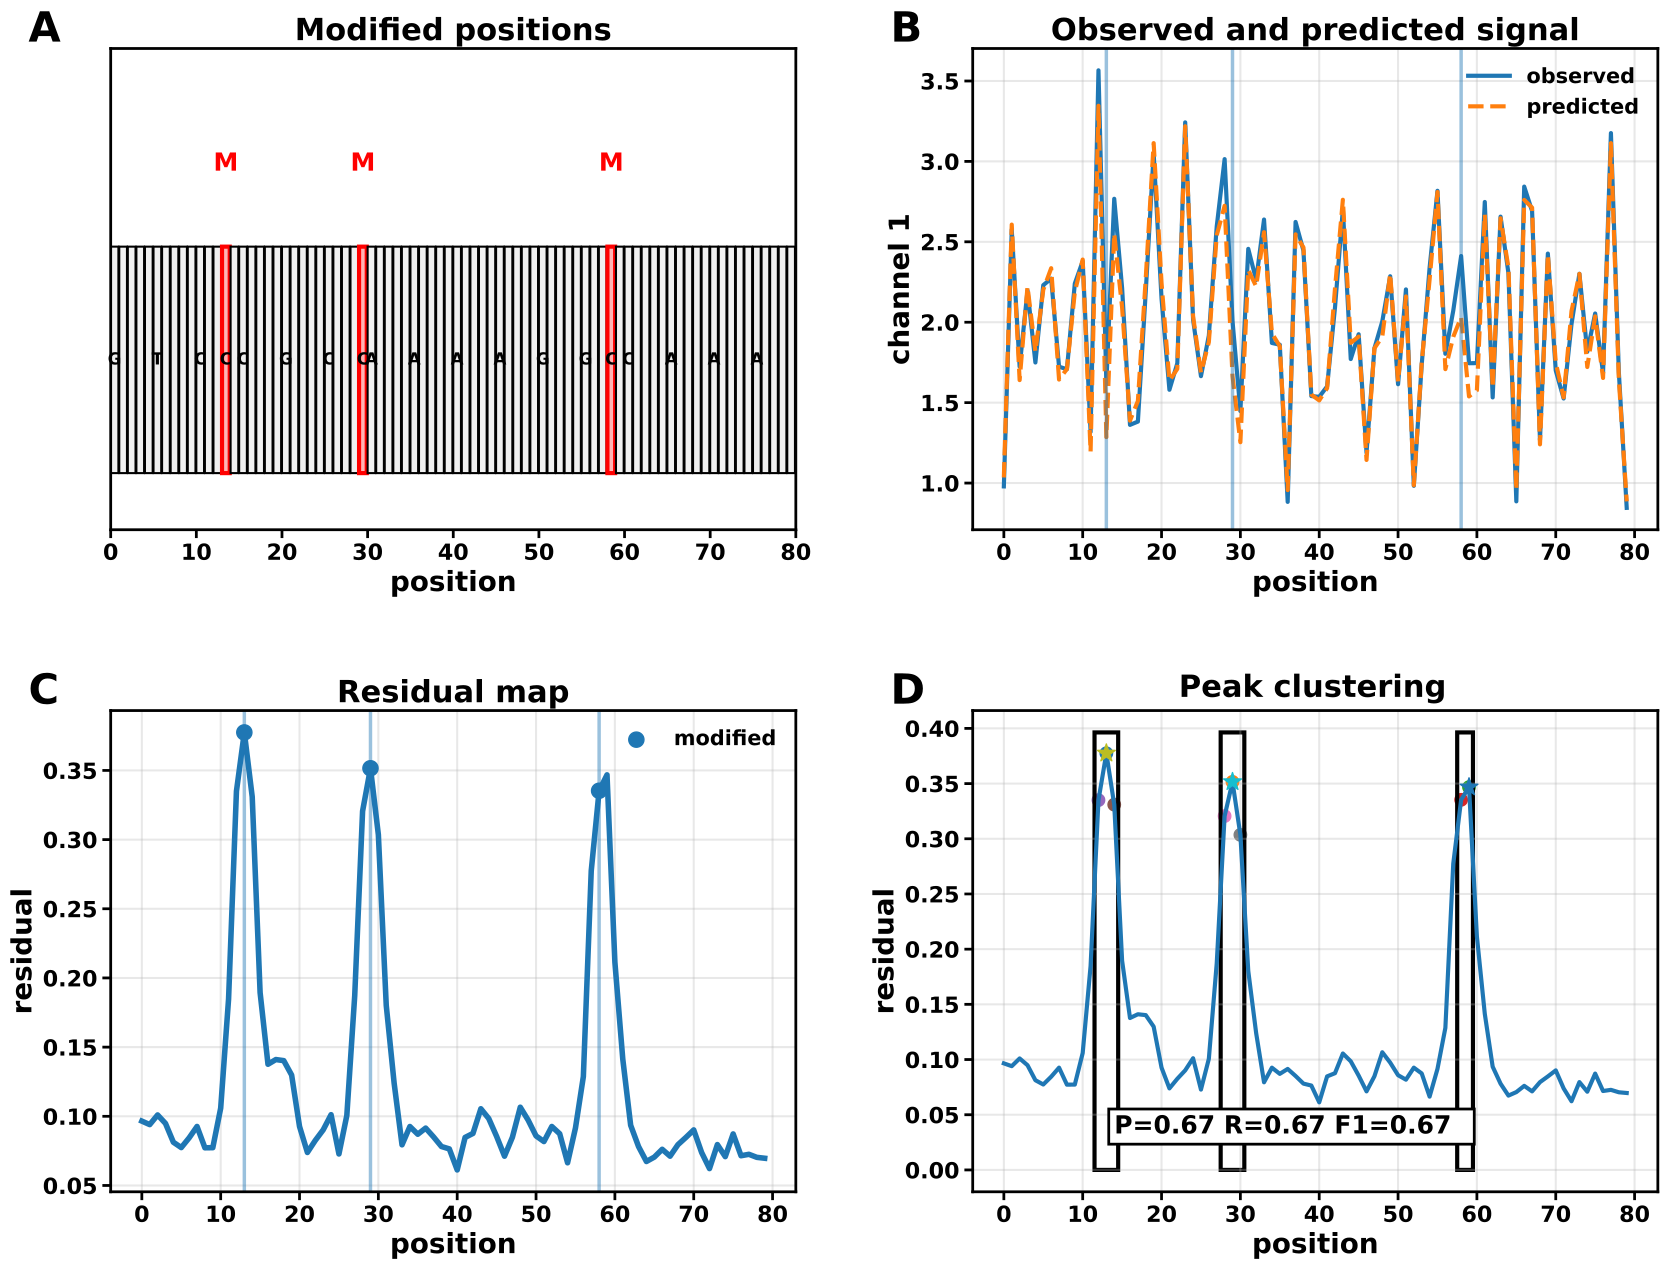

Source code (Python):
"""
Gera Figura 5 do paper:
Detecção de modificação por resíduo do modelo Toeplitz.

Painéis:
A - DNA com posições modificadas
B - Sinal observado vs sinal previsto
C - Resíduo por posição
D - Clustering de picos e eventos finais

Saídas:
figure_5_modification_residual.svg
figure_5_modification_residual.png
figure_5_modification_residual_data.npz
"""

import numpy as np
import matplotlib.pyplot as plt
from itertools import product
from matplotlib.patches import Rectangle

plt.rcParams.update({
    "font.size": 18,
    "font.weight": "bold",
    "axes.labelweight": "bold",
    "axes.titleweight": "bold",
    "svg.fonttype": "none",
})


BASES = ["A", "T", "G", "C"]
BASE_TO_IDX = {b: i for i, b in enumerate(BASES)}

SEED = 7

N = 80
K = 5
C = 3
NOISE = 0.05

SAFE_MARGIN = K
NUM_METHYLATIONS = 3
TOP_N_PEAKS = 8
MAX_EVENTS = 3
CLUSTER_DISTANCE = 2

TRUE_KERNEL = np.random.default_rng(SEED).random((K, 4, C))
METHYLATION_SHIFT = np.array([0.35, -0.25, 0.20])


def add_panel_label(ax, label):
    ax.text(
        -0.12, 1.08, label,
        transform=ax.transAxes,
        fontsize=30,
        fontweight="bold",
        va="top",
        ha="left"
    )


def generate_random_dna(n, rng):
    return "".join(rng.choice(BASES, size=n))


def one_hot_dna(seq):
    X = np.zeros((len(seq), 4))
    for i, b in enumerate(seq):
        X[i, BASE_TO_IDX[b]] = 1
    return X


def generate_signal(seq, kernel, noise=0.0, rng=None):
    if rng is None:
        rng = np.random.default_rng()

    X = one_hot_dna(seq)
    k, _, c = kernel.shape
    pad = k // 2

    Xpad = np.pad(X, ((pad, pad), (0, 0)), mode="constant")

    signal = []

    for i in range(len(seq)):
        window = Xpad[i:i + k]
        value = np.zeros(c)

        for ch in range(c):
            value[ch] = np.sum(window * kernel[:, :, ch])

        signal.append(value)

    signal = np.array(signal)

    if noise > 0:
        signal += rng.normal(0, noise, size=signal.shape)

    return signal


def generate_methylated_signal(seq, kernel, methylated_positions, noise=0.0, rng=None):
    if rng is None:
        rng = np.random.default_rng()

    signal = generate_signal(seq, kernel, noise=0.0, rng=rng)

    for pos in methylated_positions:
        for offset in range(-(K // 2), K // 2 + 1):
            t = pos + offset

            if 0 <= t < len(seq):
                weight = 1.0 / (1.0 + abs(offset))
                signal[t] += weight * METHYLATION_SHIFT

    if noise > 0:
        signal += rng.normal(0, noise, size=signal.shape)

    return signal


def build_design_matrix(seq, k):
    X = one_hot_dna(seq)
    pad = k // 2

    Xpad = np.pad(X, ((pad, pad), (0, 0)), mode="constant")

    rows = []

    for i in range(len(seq)):
        rows.append(Xpad[i:i + k].flatten())

    return np.array(rows)


def learn_kernel_from_data(seqs, signals, k, c):
    A_all = []
    Y_all = []

    for seq, sig in zip(seqs, signals):
        A_all.append(build_design_matrix(seq, k))
        Y_all.append(sig)

    A_all = np.vstack(A_all)
    Y_all = np.vstack(Y_all)

    W, _, _, _ = np.linalg.lstsq(A_all, Y_all, rcond=None)

    return W.reshape(k, 4, c)


def train_kernel(num_train=200, train_len=150, noise=NOISE, rng=None):
    if rng is None:
        rng = np.random.default_rng(SEED)

    seqs = []
    signals = []

    for _ in range(num_train):
        seq = generate_random_dna(train_len, rng)
        sig = generate_signal(seq, TRUE_KERNEL, noise=noise, rng=rng)

        seqs.append(seq)
        signals.append(sig)

    return learn_kernel_from_data(seqs, signals, K, C)


def kmer_signal(kmer, kernel):
    X = one_hot_dna(kmer)
    _, _, c = kernel.shape

    out = np.zeros(c)

    for ch in range(c):
        out[ch] = np.sum(X * kernel[:, :, ch])

    return out


def decode_signal_viterbi(signal, kernel):
    k = kernel.shape[0]
    pad = k // 2

    all_kmers = ["".join(p) for p in product(BASES, repeat=k)]
    kmer_values = {km: kmer_signal(km, kernel) for km in all_kmers}

    def score(km, s):
        diff = kmer_values[km] - s
        return np.sum(diff ** 2)

    dp = [{} for _ in range(len(signal))]
    back = [{} for _ in range(len(signal))]

    for km in all_kmers:
        dp[0][km] = score(km, signal[0])
        back[0][km] = None

    for t in range(1, len(signal)):
        for km in all_kmers:
            prefix = km[:-1]

            best_prev = None
            best_score = float("inf")

            for prev in all_kmers:
                if prev[1:] == prefix:
                    val = dp[t - 1][prev] + score(km, signal[t])

                    if val < best_score:
                        best_score = val
                        best_prev = prev

            dp[t][km] = best_score
            back[t][km] = best_prev

    last = min(dp[-1], key=dp[-1].get)

    path = [last]

    for t in range(len(signal) - 1, 0, -1):
        last = back[t][last]
        path.append(last)

    path = path[::-1]

    seq = path[0]

    for km in path[1:]:
        seq += km[-1]

    return seq[pad:pad + len(signal)]


def residual_map(signal, decoded_seq, kernel):
    predicted_signal = generate_signal(decoded_seq, kernel, noise=0.0, rng=np.random.default_rng(1))
    residual = np.sqrt(np.sum((signal - predicted_signal) ** 2, axis=1))
    return residual, predicted_signal


def smooth_signal_1d(x, window=3):
    if window <= 1:
        return x.copy()

    pad = window // 2
    xpad = np.pad(x, (pad, pad), mode="edge")
    y = np.zeros_like(x)

    for i in range(len(x)):
        y[i] = np.mean(xpad[i:i + window])

    return y


def raw_peak_candidates(residual, top_n=TOP_N_PEAKS, margin=SAFE_MARGIN):
    candidates = []

    for i, r in enumerate(residual):
        if i < margin or i >= len(residual) - margin:
            continue

        candidates.append((i, float(r)))

    candidates.sort(key=lambda x: x[1], reverse=True)

    return candidates[:top_n]


def cluster_peak_candidates(candidates, residual, max_events=MAX_EVENTS, cluster_distance=CLUSTER_DISTANCE):
    clusters = []

    for pos, score in candidates:
        placed = False

        for cluster in clusters:
            if abs(pos - cluster["center"]) <= cluster_distance:
                cluster["positions"].append(pos)

                best_pos = max(cluster["positions"], key=lambda p: residual[p])
                cluster["center"] = int(best_pos)
                cluster["score"] = float(residual[best_pos])

                placed = True
                break

        if not placed:
            clusters.append({
                "positions": [pos],
                "center": int(pos),
                "score": float(score),
            })

    clusters.sort(key=lambda c: c["score"], reverse=True)
    clusters = clusters[:max_events]

    return [
        (c["center"], c["score"], sorted(c["positions"]))
        for c in clusters
    ]


def detection_metrics(true_positions, predicted_positions, tolerance=0):
    true_positions = [int(x) for x in true_positions]
    predicted_positions = [int(x) for x in predicted_positions]

    matched_true = set()
    matched_pred = set()

    for pi, p in enumerate(predicted_positions):
        best_ti = None
        best_dist = None

        for ti, t in enumerate(true_positions):
            if ti in matched_true:
                continue

            dist = abs(p - t)

            if dist <= tolerance:
                if best_dist is None or dist < best_dist:
                    best_dist = dist
                    best_ti = ti

        if best_ti is not None:
            matched_true.add(best_ti)
            matched_pred.add(pi)

    tp = len(matched_true)
    fp = len(predicted_positions) - len(matched_pred)
    fn = len(true_positions) - len(matched_true)

    precision = tp / (tp + fp) if tp + fp > 0 else 0.0
    recall = tp / (tp + fn) if tp + fn > 0 else 0.0
    f1 = (
        2 * precision * recall / (precision + recall)
        if precision + recall > 0
        else 0.0
    )

    return tp, fp, fn, precision, recall, f1


def prepare_example():
    rng = np.random.default_rng(SEED)

    learned_kernel = train_kernel(
        num_train=200,
        train_len=150,
        noise=NOISE,
        rng=rng
    )

    dna = generate_random_dna(N, rng)

    candidate_c_positions = [
        i for i, b in enumerate(dna)
        if b == "C" and SAFE_MARGIN <= i < N - SAFE_MARGIN
    ]

    if len(candidate_c_positions) < NUM_METHYLATIONS:
        raise RuntimeError("Poucas bases C. Tente outro SEED.")

    methylated_positions = sorted(
        int(x)
        for x in rng.choice(
            candidate_c_positions,
            size=NUM_METHYLATIONS,
            replace=False
        )
    )

    signal = generate_methylated_signal(
        dna,
        TRUE_KERNEL,
        methylated_positions,
        noise=NOISE,
        rng=rng
    )

    decoded = decode_signal_viterbi(signal, learned_kernel)

    residual_raw, predicted_signal = residual_map(
        signal,
        decoded,
        learned_kernel
    )

    residual_smooth = smooth_signal_1d(residual_raw, window=3)

    raw_candidates = raw_peak_candidates(
        residual_smooth,
        top_n=TOP_N_PEAKS,
        margin=SAFE_MARGIN
    )

    events = cluster_peak_candidates(
        raw_candidates,
        residual_smooth,
        max_events=MAX_EVENTS,
        cluster_distance=CLUSTER_DISTANCE
    )

    predicted_positions = [int(p) for p, _, _ in events]

    tp, fp, fn, precision, recall, f1 = detection_metrics(
        methylated_positions,
        predicted_positions,
        tolerance=0
    )

    return {
        "dna": dna,
        "signal": signal,
        "predicted_signal": predicted_signal,
        "decoded": decoded,
        "methylated_positions": methylated_positions,
        "residual_raw": residual_raw,
        "residual_smooth": residual_smooth,
        "raw_candidates": raw_candidates,
        "events": events,
        "predicted_positions": predicted_positions,
        "metrics": (tp, fp, fn, precision, recall, f1),
        "learned_kernel": learned_kernel,
    }


def panel_a(ax, data):
    add_panel_label(ax, "A")
    ax.set_title("Modified positions", fontsize=22, fontweight="bold")

    dna = data["dna"]
    methylated = set(data["methylated_positions"])

    y = 0

    for i, b in enumerate(dna):
        face = "#f0f0f0"
        edge = "black"
        lw = 1.5

        if i in methylated:
            face = "#ffb3b3"
            edge = "red"
            lw = 3

        ax.add_patch(
            Rectangle(
                (i, y),
                0.9,
                0.8,
                facecolor=face,
                edgecolor=edge,
                linewidth=lw
            )
        )

        if i % 5 == 0 or i in methylated:
            ax.text(
                i + 0.45,
                y + 0.4,
                b,
                ha="center",
                va="center",
                fontsize=12,
                fontweight="bold"
            )

    for pos in methylated:
        ax.text(
            pos + 0.45,
            1.05,
            "M",
            ha="center",
            va="bottom",
            fontsize=18,
            fontweight="bold",
            color="red"
        )

    ax.set_xlim(0, len(dna))
    ax.set_ylim(-0.2, 1.5)
    ax.set_yticks([])
    ax.set_xlabel("position", fontsize=20, fontweight="bold")

    ax.tick_params(axis="x", labelsize=16, width=2, length=6)

    for label in ax.get_xticklabels():
        label.set_fontweight("bold")

    for spine in ax.spines.values():
        spine.set_linewidth(2)


def panel_b(ax, data):
    add_panel_label(ax, "B")
    ax.set_title("Observed and predicted signal", fontsize=22, fontweight="bold")

    x = np.arange(len(data["dna"]))

    observed = data["signal"][:, 0]
    predicted = data["predicted_signal"][:, 0]

    ax.plot(x, observed, linewidth=3, label="observed")
    ax.plot(x, predicted, linewidth=3, linestyle="--", label="predicted")

    for pos in data["methylated_positions"]:
        ax.axvline(pos, linewidth=2.5, alpha=0.45)

    ax.set_xlabel("position", fontsize=20, fontweight="bold")
    ax.set_ylabel("channel 1", fontsize=20, fontweight="bold")

    ax.legend(frameon=False, prop={"weight": "bold", "size": 15})
    ax.grid(True, linewidth=1.5, alpha=0.3)

    ax.tick_params(axis="both", labelsize=16, width=2, length=6)

    for label in ax.get_xticklabels() + ax.get_yticklabels():
        label.set_fontweight("bold")

    for spine in ax.spines.values():
        spine.set_linewidth(2)


def panel_c(ax, data):
    add_panel_label(ax, "C")
    ax.set_title("Residual map", fontsize=22, fontweight="bold")

    x = np.arange(len(data["dna"]))
    residual = data["residual_smooth"]

    ax.plot(x, residual, linewidth=4)
    ax.scatter(
        data["methylated_positions"],
        residual[data["methylated_positions"]],
        s=120,
        zorder=5,
        label="modified"
    )

    for pos in data["methylated_positions"]:
        ax.axvline(pos, linewidth=2.5, alpha=0.45)

    ax.set_xlabel("position", fontsize=20, fontweight="bold")
    ax.set_ylabel("residual", fontsize=20, fontweight="bold")

    ax.legend(frameon=False, prop={"weight": "bold", "size": 15})
    ax.grid(True, linewidth=1.5, alpha=0.3)

    ax.tick_params(axis="both", labelsize=16, width=2, length=6)

    for label in ax.get_xticklabels() + ax.get_yticklabels():
        label.set_fontweight("bold")

    for spine in ax.spines.values():
        spine.set_linewidth(2)


def panel_d(ax, data):
    add_panel_label(ax, "D")
    ax.set_title("Peak clustering", fontsize=22, fontweight="bold")

    x = np.arange(len(data["dna"]))
    residual = data["residual_smooth"]

    ax.plot(x, residual, linewidth=3)

    for pos, score in data["raw_candidates"]:
        ax.scatter(pos, score, s=80, marker="o")

    for pos, score, cluster in data["events"]:
        left = min(cluster) - 0.5
        width = max(cluster) - min(cluster) + 1.0

        ax.add_patch(
            Rectangle(
                (left, 0),
                width,
                np.max(residual) * 1.05,
                fill=False,
                edgecolor="black",
                linewidth=3
            )
        )

        ax.scatter(pos, score, s=180, marker="*", zorder=6)
        ax.text(
            pos,
            score + 0.035,
            f"{pos}",
            ha="center",
            va="bottom",
            fontsize=16,
            fontweight="bold"
        )

    tp, fp, fn, precision, recall, f1 = data["metrics"]

    ax.text(
        0.03,
        0.92,
        f"P={precision:.2f}  R={recall:.2f}  F1={f1:.2f}",
        transform=ax.transAxes,
        fontsize=18,
        fontweight="bold",
        bbox=dict(facecolor="white", edgecolor="black", linewidth=2)
    )

    ax.set_xlabel("position", fontsize=20, fontweight="bold")
    ax.set_ylabel("residual", fontsize=20, fontweight="bold")

    ax.grid(True, linewidth=1.5, alpha=0.3)

    ax.tick_params(axis="both", labelsize=16, width=2, length=6)

    for label in ax.get_xticklabels() + ax.get_yticklabels():
        label.set_fontweight("bold")

    for spine in ax.spines.values():
        spine.set_linewidth(2)


def main():
    data = prepare_example()

    print("DNA:")
    print(data["dna"])
    print("Modified positions:", data["methylated_positions"])
    print("Predicted events:", data["predicted_positions"])
    print("Metrics:", data["metrics"])

    fig, axes = plt.subplots(2, 2, figsize=(18, 14))

    panel_a(axes[0, 0], data)
    panel_b(axes[0, 1], data)
    panel_c(axes[1, 0], data)
    panel_d(axes[1, 1], data)

    plt.tight_layout(pad=3.0)

    plt.savefig(
        "figure_5_modification_residual.svg",
        format="svg",
        dpi=600,
        bbox_inches="tight"
    )

    plt.savefig(
        "figure_5_modification_residual.png",
        format="png",
        dpi=600,
        bbox_inches="tight"
    )

    np.savez(
        "figure_5_modification_residual_data.npz",
        dna=np.array(list(data["dna"])),
        signal=data["signal"],
        predicted_signal=data["predicted_signal"],
        residual_raw=data["residual_raw"],
        residual_smooth=data["residual_smooth"],
        methylated_positions=np.array(data["methylated_positions"]),
        predicted_positions=np.array(data["predicted_positions"])
    )

    print("\nArquivos salvos:")
    print("figure_5_modification_residual.svg")
    print("figure_5_modification_residual.png")
    print("figure_5_modification_residual_data.npz")


if __name__ == "__main__":
    main()
